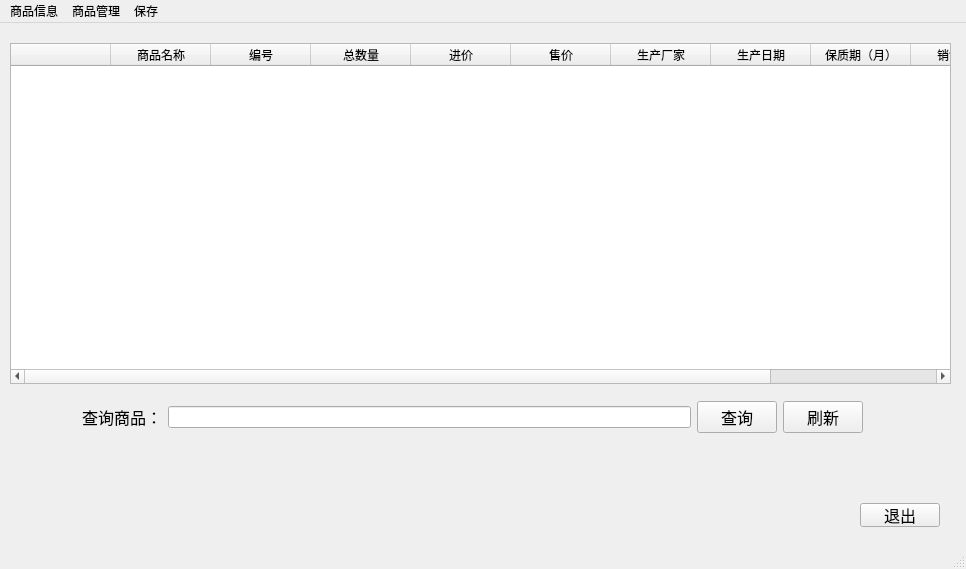
<?xml version="1.0" encoding="UTF-8"?>
<ui version="4.0">
 <class>MainWindow</class>
 <widget class="QMainWindow" name="MainWindow">
  <property name="geometry">
   <rect>
    <x>0</x>
    <y>0</y>
    <width>966</width>
    <height>569</height>
   </rect>
  </property>
  <property name="windowTitle">
   <string>库存主页</string>
  </property>
  <property name="windowIcon">
   <iconset resource="images.qrc">
    <normaloff>:/new/prefix1/images/main_logo.png</normaloff>:/new/prefix1/images/main_logo.png</iconset>
  </property>
  <property name="styleSheet">
   <string notr="true">#MainWindow{background-image: url(:/new/prefix1/images/vi3uyy5q.png);}</string>
  </property>
  <widget class="QWidget" name="centralwidget">
   <widget class="QTableWidget" name="tableWidget">
    <property name="geometry">
     <rect>
      <x>10</x>
      <y>20</y>
      <width>941</width>
      <height>341</height>
     </rect>
    </property>
    <column>
     <property name="text">
      <string/>
     </property>
    </column>
    <column>
     <property name="text">
      <string>商品名称</string>
     </property>
    </column>
    <column>
     <property name="text">
      <string>编号</string>
     </property>
    </column>
    <column>
     <property name="text">
      <string>总数量</string>
     </property>
    </column>
    <column>
     <property name="text">
      <string>进价</string>
     </property>
    </column>
    <column>
     <property name="text">
      <string>售价</string>
     </property>
    </column>
    <column>
     <property name="text">
      <string>生产厂家</string>
     </property>
    </column>
    <column>
     <property name="text">
      <string>生产日期</string>
     </property>
    </column>
    <column>
     <property name="text">
      <string>保质期（月）</string>
     </property>
    </column>
    <column>
     <property name="text">
      <string>销售数据</string>
     </property>
    </column>
    <column>
     <property name="text">
      <string>修改基础信息</string>
     </property>
    </column>
   </widget>
   <widget class="QWidget" name="layoutWidget">
    <property name="geometry">
     <rect>
      <x>82</x>
      <y>374</y>
      <width>781</width>
      <height>41</height>
     </rect>
    </property>
    <layout class="QGridLayout" name="gridLayout">
     <item row="0" column="0">
      <widget class="QLabel" name="label">
       <property name="font">
        <font>
         <family>宋体</family>
         <pointsize>12</pointsize>
         <weight>50</weight>
         <bold>false</bold>
        </font>
       </property>
       <property name="text">
        <string>查询商品：</string>
       </property>
      </widget>
     </item>
     <item row="0" column="1">
      <widget class="QLineEdit" name="SearchlineEdit"/>
     </item>
     <item row="0" column="2">
      <widget class="QPushButton" name="SearchpushButton">
       <property name="font">
        <font>
         <family>宋体</family>
         <pointsize>12</pointsize>
        </font>
       </property>
       <property name="text">
        <string>查询</string>
       </property>
      </widget>
     </item>
     <item row="0" column="3">
      <widget class="QPushButton" name="ReturnpushButton">
       <property name="font">
        <font>
         <family>宋体</family>
         <pointsize>12</pointsize>
        </font>
       </property>
       <property name="text">
        <string>刷新</string>
       </property>
      </widget>
     </item>
    </layout>
   </widget>
   <widget class="QPushButton" name="exitpushButton">
    <property name="geometry">
     <rect>
      <x>860</x>
      <y>480</y>
      <width>80</width>
      <height>24</height>
     </rect>
    </property>
    <property name="font">
     <font>
      <family>宋体</family>
      <pointsize>12</pointsize>
     </font>
    </property>
    <property name="text">
     <string>退出</string>
    </property>
   </widget>
  </widget>
  <widget class="QStatusBar" name="statusbar"/>
  <widget class="QMenuBar" name="menuBar">
   <property name="geometry">
    <rect>
     <x>0</x>
     <y>0</y>
     <width>966</width>
     <height>21</height>
    </rect>
   </property>
   <widget class="QMenu" name="menu">
    <property name="title">
     <string>商品信息</string>
    </property>
    <addaction name="actionaddNew"/>
    <addaction name="actiondelete"/>
   </widget>
   <widget class="QMenu" name="menu_2">
    <property name="title">
     <string>商品管理</string>
    </property>
    <addaction name="actionstockmanage"/>
   </widget>
   <widget class="QMenu" name="menu_3">
    <property name="title">
     <string>保存</string>
    </property>
    <addaction name="actionsave"/>
   </widget>
   <addaction name="menu"/>
   <addaction name="menu_2"/>
   <addaction name="menu_3"/>
  </widget>
  <action name="actionOpen_file">
   <property name="text">
    <string>Open file</string>
   </property>
  </action>
  <action name="actionSave_as">
   <property name="text">
    <string>Save as...</string>
   </property>
  </action>
  <action name="actionSave_all">
   <property name="text">
    <string>Save all</string>
   </property>
  </action>
  <action name="actionaddNew">
   <property name="text">
    <string>addNew</string>
   </property>
  </action>
  <action name="actiondelete">
   <property name="text">
    <string>delete</string>
   </property>
  </action>
  <action name="actionstockmanage">
   <property name="text">
    <string>stockmanagement</string>
   </property>
  </action>
  <action name="actionsave">
   <property name="text">
    <string>save</string>
   </property>
  </action>
 </widget>
 <resources>
  <include location="images.qrc"/>
 </resources>
 <connections/>
</ui>
